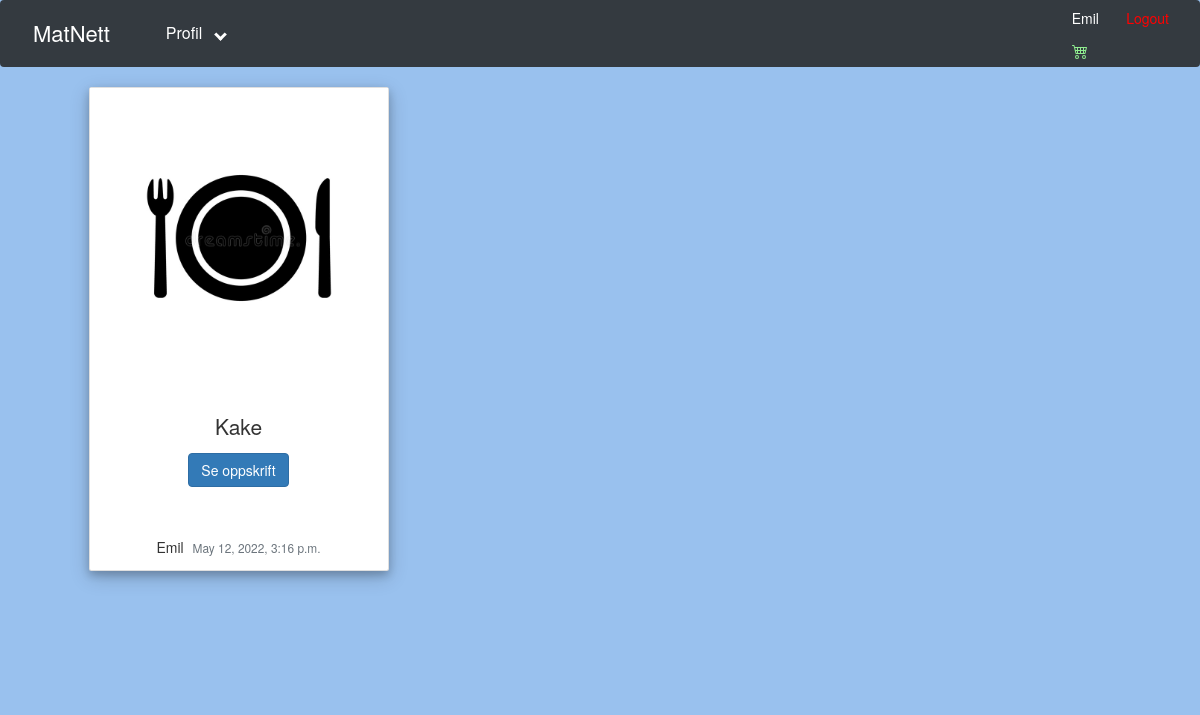
/myRecipes/4/ (signed in), run on the app's committed database.
### matapp/models.py (models this page shows, shortened)
class Recipe(models.Model):
    Host = models.ForeignKey(User, null=True, on_delete=models.SET_NULL)
    title = models.CharField(max_length=200, null=True)
    description = models.TextField(null=True)
    ingredients = models.TextField(null=True)
    date_created = models.DateTimeField(auto_now_add=True, null=True)
    bilde = models.ImageField(null=True, default="defaultRecipe.jpg")
    favorite = models.ManyToManyField(User, related_name="favorite", blank=True)
    handleliste = models.ManyToManyField(User, related_name="handleliste", blank=True)
    KATEGORIER = (
        ('Frokost', 'Frokost'),
        ('Lunsj', 'Lunsj'),
        ('Middag', 'Middag'),
        ('Dessert', 'Dessert')
    )
    kategorier = models.CharField(max_length=200, null=True, choices=KATEGORIER)
    class Meta:
        ordering = ['-date_created']

### matapp/views.py (the view)
# urls.py: path('myRecipes/<str:pk>/', views.myRecipes, name='myRecipes'),
@login_required(login_url='login')
def myRecipes(request, pk):
    bruker = User.objects.get(id=pk)
    recipes = Recipe.objects.all()
    context = {'bruker':bruker, 'recipes':recipes}
    return render(request, 'matapp/myrecipes.html', context)

### matapp/templates/matapp/myrecipes.html (shortened to what this page needs)
{% extends 'matapp/main.html' %}
{% load static %}
{% block content %}
<div>
    <div class="row">
        {% for i in recipes %}
        {% if i.Host == request.user %}
        <div class="col">
            <div class="col-md">
                <div class="card text-center text-black mb-4" style="width: 30rem;" id="square1">
                    <figure>
                        <img class="bg-image bg-image-square1 bg-center-center" src="{{i.bilde.url}}"/>
                    </figure>
                    <div class="card-body">
                        <h4 class="card-title">{{i.title}}</h4>
                        <a class="btn btn-primary" href="{% url 'recipe' i.id %}">Se oppskrift</a>
                        <br>
                        <br>
                        <div class="article-metadata">
                            <a class="mr-2">{{i.Host}}</a>
                            <small class="text-muted">{{i.date_created}}</small>
                        </div>
                    </div>
                </div>
            </div>
        </div>
        {% endif %}
        {% endfor %}
    </div>
</div>
{% endblock %}

### matapp/templates/matapp/navbar.html (shortened to what this page needs)
{% load static %}
<head>
  <link rel="stylesheet" type="text/css" href="{% static '/css/nav.css' %}">
</head>
<nav class="navbar navbar-expand-lg navbar-dark bg-dark">
  <a class="navbar-brand" style="font-size: 22px; margin-left: 7px;" href="http://127.0.0.1:8000/browse">MatNett</a>
  <div class="collapse navbar-collapse" id="navbarNav">
    <ul class="navbar-nav">
      <li class="nav-item active">
        <div class="dropdown" style="float:right;">
          <button class="dropbtn">Profil &nbsp <i class="arrow down" ></i></button>
        </div>
      </div>
          <div>
            {% if request.user.is_authenticated %}
            <p style="color:white">{{request.user}} &nbsp &nbsp &nbsp  <a style="color: red; padding-right: 20px;" href="{% url 'logout' %}">Logout</a></p>
            <a href="{% url 'handleliste' request.user.id %}"></a>
          </div>
        {% endif %}
</nav>

### static/css/light.css (style rules this page uses)
body { background-color: white ; }
.card-title { margin: 15px; font-size: 21px; }
.card { box-shadow: 0 4px 8px 0 rgba(0, 0, 0, 0.2), 0 6px 20px 0 rgba(0, 0, 0, 0.19); }
.bg-image { height: 240px; width: 100%; }
.bg-image-square1 { -ms-background-position-x: center; -ms-background-position-y: bottom; background-position: center bottom; background-size: cover; -ms-behavior: url(/backgroundsize.min.htc); }
@media only screen and (min-width : 1200px) { .bg-image { height: 300px; } }
.col-md { margin-left: 5%; margin-right: 5%; margin-bottom: 10%; width: 300px; }

### static/css/nav.css (style rules this page uses)
.dropbtn { background-color: #343a40; color: white; padding: 16px; font-size: 16px; border: none; }
.dropdown { position: relative; display: inline-block; }
.arrow { border: solid white; border-width: 0 3px 3px 0; display: inline-block; padding: 3px; }
.down { transform: rotate(45deg); -webkit-transform: rotate(45deg); }

### matapp/templates/matapp/main.html (style rules this page uses)
body { background-color: rgb(153, 193, 238); }

### data on the page
Recipe: bilde (placeholder picture), title "Kake", Host "Emil", date_created "May 12, 2022, 3:16 p.m."

### other printed values
{{ request.user }} "Emil"
